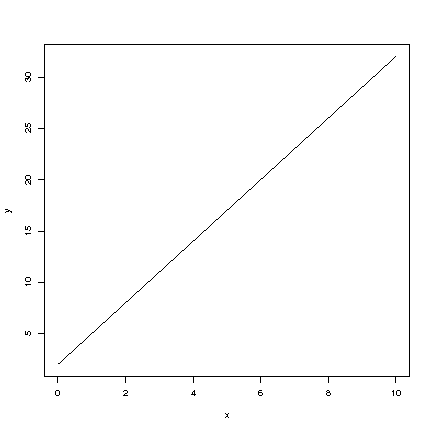

Reproduce this figure in R.
g <- function(x){
  yhat <- 2+3*x
  return(yhat)
}
x<-c(0,10)
y<- g(x)
plot(x,y,type="l")
